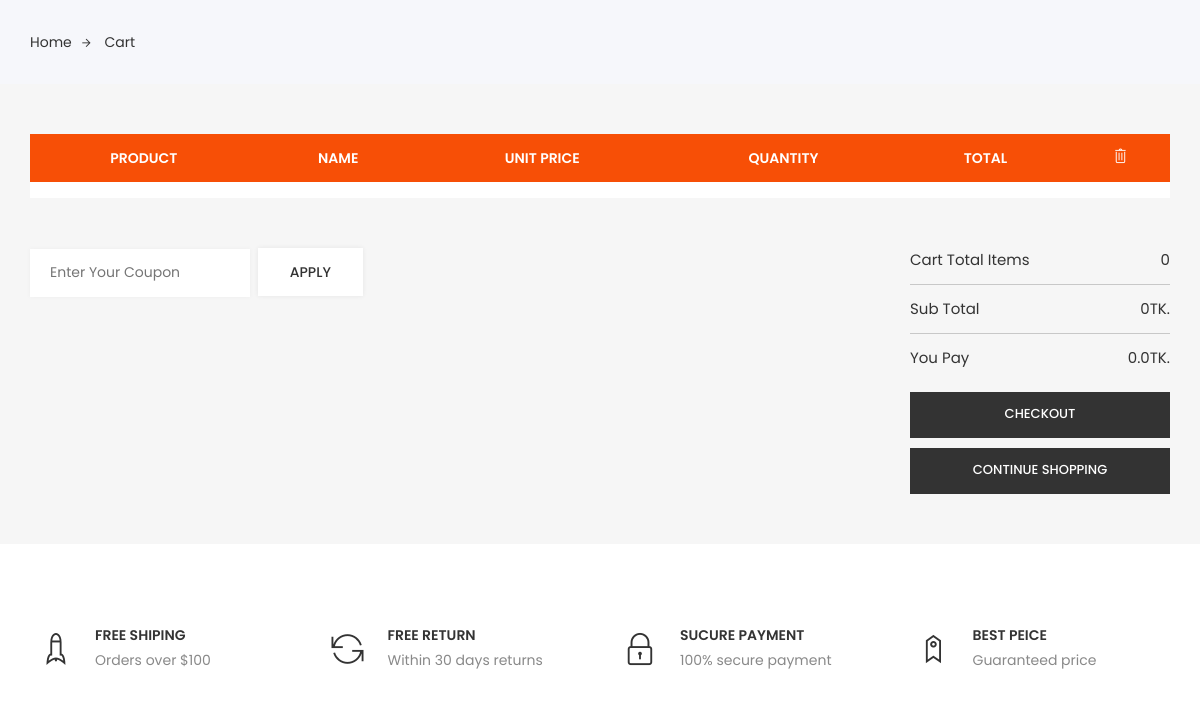
The app's page /cart/ (signed in) with its own data.
### myapp/models.py (models this page shows, shortened)
class Order(models.Model):
    customer = models.ForeignKey(Customer, on_delete=models.SET_NULL, blank=True, null=True)
    date_order = models.DateTimeField(default=now, blank=True)
    complete = models.BooleanField(default=False, null=True, blank=False)
    transaction_id = models.CharField(max_length=200, null=True)
    any_coupon=models.BooleanField(default=False,null=True,blank=False)
    after_using_coupn=models.IntegerField(default=0)
    @property
    def total(self):
        orederitems = self.orderitem_set.all()
        total = sum(item.get_total for item in orederitems)
        return total
    @property
    def coupon_uses_total(self):
        orederitems = self.orderitem_set.all()
        total = sum(item.get_total for item in orederitems)
        total-=total*(self.after_using_coupn/100)
        return total
    @property
    def get_cart_items(self):
        orederitems = self.orderitem_set.all()
        total = sum(item.quantity for item in orederitems)
        return total

### myapp/views.py (the view)
# urls.py: path('cart/',views.cart,name='cart'),
def cart(request):
    Data = cartData(request)
    cartItems = Data['cartItems']
    items = Data['items']
    order = Data['order']
    categories = Category.objects.all()
    coupon=Cuppon.objects.all()
    user=request.user
    c=Customer.objects.get(user=user)
    o=Order.objects.get(customer=c,complete=False)
    if request.method=='POST':
        q=request.POST['q']
        for c in coupon:
            if c.cuppon_name==q:
                o.after_using_coupn=c.percent
                o.save()
    save=o.total*(o.after_using_coupn/100)
    context={'items':items,'order':order,'cartItems':cartItems,"categories":categories,'save':save}
    return render(request,'myapp/cart-main.html',context)

### myapp/utils.py (called while the page is built)
def cartData(request):
    cartItems = None
    order = None
    items = None
    if request.user.is_authenticated:
        user = User.objects.get(username=request.user.username)
        customer, created = Customer.objects.get_or_create(
            user=user,
            defaults={'name': user.username, 'email': user.email}
        )
        order, created = Order.objects.get_or_create(
            customer=customer,
            complete=False,
            defaults={'date_order': timezone.now()}  # Set the date_order field for new orders
        )
        items = order.orderitem_set.all()
        cartItems = order.get_cart_items
    return {'cartItems': cartItems, 'order': order, 'items': items}

### myapp/templates/myapp/cart-main.html (shortened to what this page needs)
<!DOCTYPE html>
{% load static %}
<html lang="zxx">
<head>
	<link rel="stylesheet" href="{% static 'myapp/css/bootstrap.css' %}">
    <link rel="stylesheet" href="{% static 'myapp/css/magnific-popup.min.css' %}">
    <link rel="stylesheet" href="{% static 'myapp/css/font-awesome.css' %}">
	<link rel="stylesheet" href="{% static 'myapp/css/jquery.fancybox.min.css' %}">
    <link rel="stylesheet" href="{% static 'myapp/css/themify-icons.css' %}">
    <link rel="stylesheet" href="{% static 'myapp/css/niceselect.css' %}">
    <link rel="stylesheet" href="{% static 'myapp/css/animate.css' %}">
    <link rel="stylesheet" href="{% static 'myapp/css/flex-slider.min.css' %}">
    <link rel="stylesheet" href="{% static 'myapp/css/owl-carousel.css' %}">
    <link rel="stylesheet" href="{% static 'myapp/css/slicknav.min.css' %}">
	<link rel="stylesheet" href="{% static 'myapp/css/reset.css' %}">
	<link rel="stylesheet" href="{% static 'myapp/css/style.css' %}">
    <link rel="stylesheet" href="{% static 'myapp/css/responsive.css' %}">
</head>
<body class="js">
	<div class="breadcrumbs">
		<div class="container">
			<div class="row">
				<div class="col-12">
					<div class="bread-inner">
						<ul class="bread-list">
							<li><a href="/">Home<i class="ti-arrow-right"></i></a></li>
							<li class="active"><a href="#">Cart</a></li>
						</ul>
					</div>
				</div>
			</div>
		</div>
	</div>
	<div class="shopping-cart section">
		<div class="container">
			<div class="row">
				<div class="col-12">
					<table class="table shopping-summery">
						<thead>
							<tr class="main-hading">
								<th>PRODUCT</th>
								<th>NAME</th>
								<th class="text-center">UNIT PRICE</th>
								<th class="text-center">QUANTITY</th>
								<th class="text-center">TOTAL</th>
								<th class="text-center"><i class="ti-trash remove-icon"></i></th>
							</tr>
						</thead>
						<tbody>
						</tbody>
					</table>
				</div>
			</div>
			<div class="row">
				<div class="col-12">
					<div class="total-amount">
						<div class="row">
							<div class="col-lg-8 col-md-5 col-12">
								<div class="left">
									<div class="coupon">
										<form action="" method="POST" action="{% url 'cart' %}">
											<input  name="q" placeholder="Enter Your Coupon">
											<button class="btn">Apply</button>
										</form>
									</div>
								</div>
							</div>
							<div class="col-lg-4 col-md-7 col-12">
								<div class="right">
									<ul>
										<li>Cart Total Items<span> {{order.get_cart_items}}</span></li>
										<li class="last">Sub Total<span> {{order.total}}TK.</span></li>
										<li class="last">You Pay<span> {{order.coupon_uses_total}}TK.</span></li>
									</ul>
									<div class="button5">
										<a href="{% url 'checkout' %}" class="btn">Checkout</a>
										<a href="/" class="btn">Continue shopping</a>
									</div>
								</div>
							</div>
						</div>
					</div>
				</div>
			</div>
		</div>
	</div>
	<section class="shop-services section">
		<div class="container">
			<div class="row">
				<div class="col-lg-3 col-md-6 col-12">
					<div class="single-service">
						<i class="ti-rocket"></i>
						<h4>Free shiping</h4>
						<p>Orders over $100</p>
					</div>
				</div>
				<div class="col-lg-3 col-md-6 col-12">
					<div class="single-service">
						<i class="ti-reload"></i>
						<h4>Free Return</h4>
						<p>Within 30 days returns</p>
					</div>
				</div>
				<div class="col-lg-3 col-md-6 col-12">
					<div class="single-service">
						<i class="ti-lock"></i>
						<h4>Sucure Payment</h4>
						<p>100% secure payment</p>
					</div>
				</div>
				<div class="col-lg-3 col-md-6 col-12">
					<div class="single-service">
						<i class="ti-tag"></i>
						<h4>Best Peice</h4>
						<p>Guaranteed price</p>
					</div>
				</div>
			</div>
		</div>
	</section>
</body>
</html>

### records on screen
Order: get_cart_items "0", total "0", coupon_uses_total "0.0"
